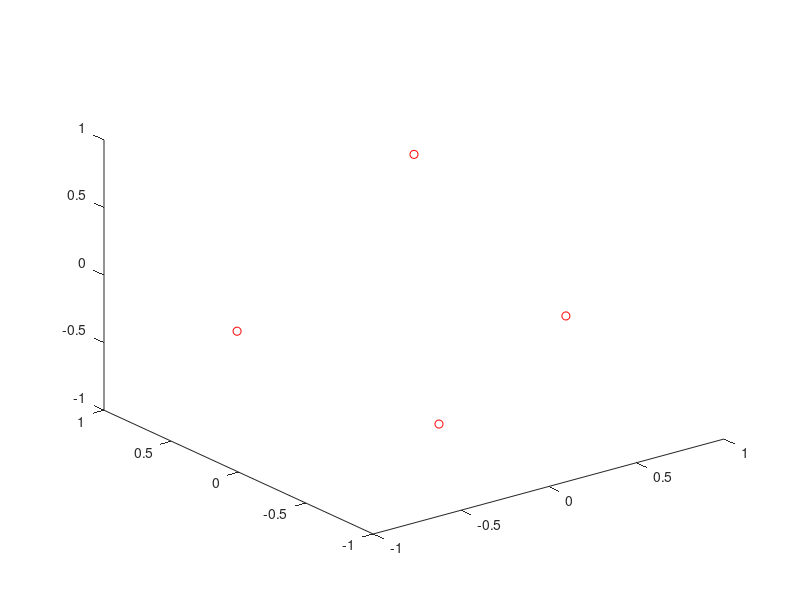

Here is the MATLAB script that generated this plot:


phi=[-60,60,180,0];
theta=[-120,-120,-120,0]
for i=1:4
x(i)=sind(theta(i))*cosd(phi(i));
y(i)=sind(theta(i))*sind(phi(i));
z(i)=cosd(theta(i));
end


plot3(x(1),y(1),z(1),'or')
hold on
plot3(x(2),y(2),z(2),'or')
plot3(x(3),y(3),z(3),'or')
plot3(x(4),y(4),z(4),'or')
